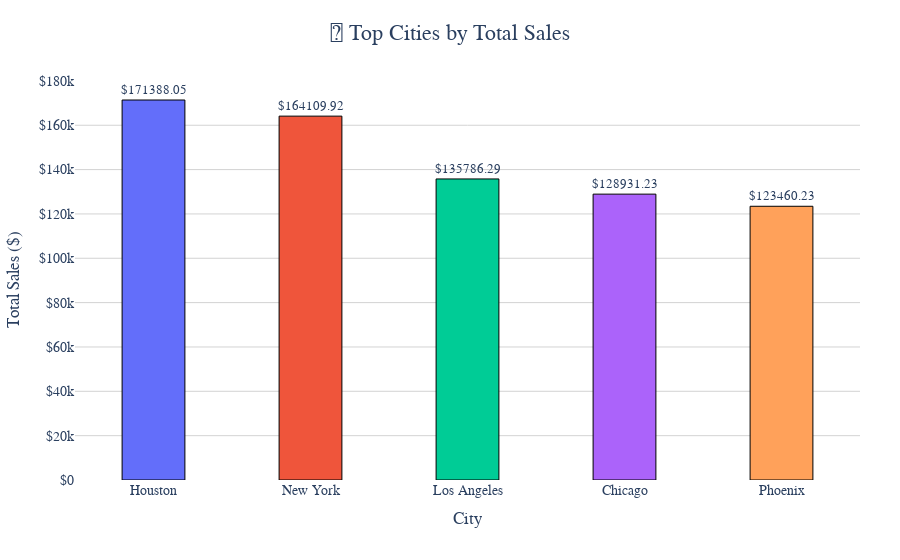

Notebook code for this chart:
### Code cell
city_sales = df.groupby('City', as_index=False)['Total_Amount'].sum()
city_sales = city_sales.sort_values(by='Total_Amount', ascending=False)

fig8 = px.bar(
    city_sales,
    x='City',
    y='Total_Amount',
    color='City',
    title='🌆 Top Cities by Total Sales',
    text=city_sales['Total_Amount'],
    labels={'City': 'City', 'Total_Amount': 'Total Sales ($)'}
)

fig8.update_traces(
    texttemplate='$%{text:.2f}',
    textposition='outside',
    marker=dict(line=dict(width=1, color='black'))
)
fig8.update_traces(width=0.4)
fig8.update_layout(
    xaxis_title='City',
    yaxis_title='Total Sales ($)',
    title_font=dict(size=22),
    title_x=0.5,
    uniformtext_minsize=12,
    uniformtext_mode='hide',
    yaxis=dict(tickprefix='$', showgrid=True, gridcolor='lightgray'),
    xaxis=dict(showgrid=False),
    plot_bgcolor='white',
    paper_bgcolor='white',
    font=dict(family='Arial', size=14),
    hoverlabel=dict(bgcolor='white', font_size=13),
    margin=dict(l=40, r=40, t=80, b=80),
    showlegend=False
)

fig8.show()

### Figure 1 — Plotly figure (JSON) as saved in the notebook; plotly's stock layout.template omitted (floating-point values rounded to 4 significant figures)
{"data": [{"hovertemplate": "City=%{x}<br>Total Sales ($)=%{text}<extra></extra>", "legendgroup": "Houston", "marker": {"color": "#636efa", "line": {"color": "black", "width": 1}, "pattern": {"shape": ""}}, "name": "Houston", "orientation": "v", "showlegend": true, "text": [171400.0], "textposition": "outside", "texttemplate": "$%{text:.2f}", "type": "bar", "width": 0.4, "x": ["Houston"], "xaxis": "x", "y": [171400.0], "yaxis": "y"}, {"hovertemplate": "City=%{x}<br>Total Sales ($)=%{text}<extra></extra>", "legendgroup": "New York", "marker": {"color": "#EF553B", "line": {"color": "black", "width": 1}, "pattern": {"shape": ""}}, "name": "New York", "orientation": "v", "showlegend": true, "text": [164100.0], "textposition": "outside", "texttemplate": "$%{text:.2f}", "type": "bar", "width": 0.4, "x": ["New York"], "xaxis": "x", "y": [164100.0], "yaxis": "y"}, {"hovertemplate": "City=%{x}<br>Total Sales ($)=%{text}<extra></extra>", "legendgroup": "Los Angeles", "marker": {"color": "#00cc96", "line": {"color": "black", "width": 1}, "pattern": {"shape": ""}}, "name": "Los Angeles", "orientation": "v", "showlegend": true, "text": [135800.0], "textposition": "outside", "texttemplate": "$%{text:.2f}", "type": "bar", "width": 0.4, "x": ["Los Angeles"], "xaxis": "x", "y": [135800.0], "yaxis": "y"}, {"hovertemplate": "City=%{x}<br>Total Sales ($)=%{text}<extra></extra>", "legendgroup": "Chicago", "marker": {"color": "#ab63fa", "line": {"color": "black", "width": 1}, "pattern": {"shape": ""}}, "name": "Chicago", "orientation": "v", "showlegend": true, "text": [128900.0], "textposition": "outside", "texttemplate": "$%{text:.2f}", "type": "bar", "width": 0.4, "x": ["Chicago"], "xaxis": "x", "y": [128900.0], "yaxis": "y"}, {"hovertemplate": "City=%{x}<br>Total Sales ($)=%{text}<extra></extra>", "legendgroup": "Phoenix", "marker": {"color": "#FFA15A", "line": {"color": "black", "width": 1}, "pattern": {"shape": ""}}, "name": "Phoenix", "orientation": "v", "showlegend": true, "text": [123500.0], "textposition": "outside", "texttemplate": "$%{text:.2f}", "type": "bar", "width": 0.4, "x": ["Phoenix"], "xaxis": "x", "y": [123500.0], "yaxis": "y"}], "layout": {"barmode": "relative", "font": {"family": "Arial", "size": 14}, "hoverlabel": {"bgcolor": "white", "font": {"size": 13}}, "legend": {"title": {"text": "City"}, "tracegroupgap": 0}, "margin": {"b": 80, "l": 40, "r": 40, "t": 80}, "paper_bgcolor": "white", "plot_bgcolor": "white", "showlegend": false, "title": {"font": {"size": 22}, "text": "🌆 Top Cities by Total Sales", "x": 0.5}, "uniformtext": {"minsize": 12, "mode": "hide"}, "xaxis": {"anchor": "y", "categoryarray": ["Houston", "New York", "Los Angeles", "Chicago", "Phoenix"], "categoryorder": "array", "domain": [0, 1], "showgrid": false, "title": {"text": "City"}}, "yaxis": {"anchor": "x", "domain": [0, 1], "gridcolor": "lightgray", "showgrid": true, "tickprefix": "$", "title": {"text": "Total Sales ($)"}}}}
